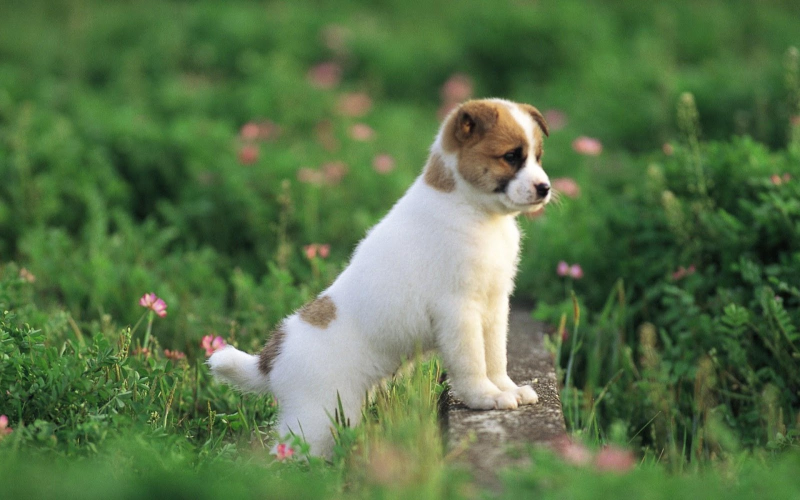
#> input picture book_source/coding_problems/module-8-images/lesson-22-reading-numpy/practice-duckie-hat/dog.jpg, 1600 x 1000 px, found by its file name (shown at 1/2 size)
$ python Untitled.py
#> lines starting #> are read from the running program, lines starting #| are printed output that depends on the picture
#!/usr/bin/env python
# coding: utf-8

# # Vectorization

# In[5]:


import imageio
import matplotlib.pyplot as plt
import numpy as np

get_ipython().run_line_magic('matplotlib', 'inline')


# # Quick Recap: Images
# As a quick reminder, we show you how to read in an image file, modify its pixel values. Since this is now a notebook, we no longer need to save the image to a file since the result will be shown inline.

# In[6]:


dog = imageio.imread('dog.jpg')
#> dog is the input picture: shape (1000, 1600, 3); mean R, G, B 88.3, 114.9, 72.6
print(dog.shape)
#| (1000, 1600, 3)
plt.imshow(dog)


# In[7]:


dog = imageio.imread('dog.jpg')

# Make a row of pixels without red
dog[100:150, :, 0] = 0
# Make a row of pixels without green
dog[200:250, :, 1] = 0

# Make a column of pixels with blue turned all the way up
dog[:, 600:650, 2] = 255

# Make a column of pixels with all channels turned all the way up (produces white)
dog[:, 800:900, :] = 255
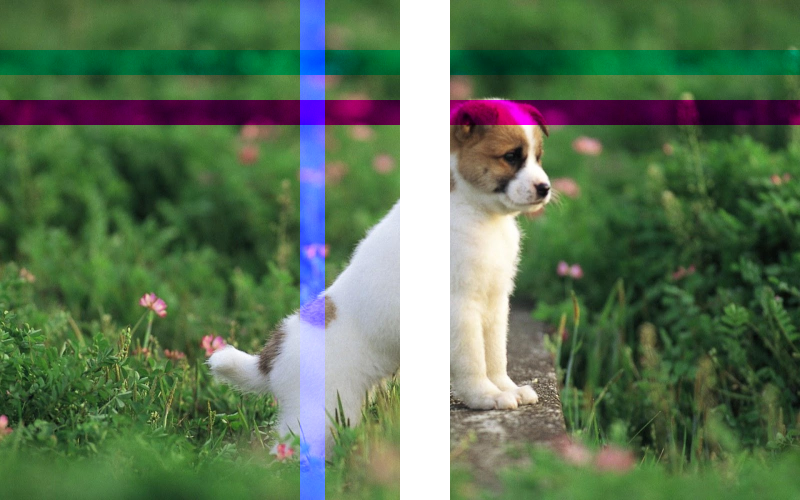
#> dog: shape (1000, 1600, 3) (shown at 1/2 size); mean R, G, B 93, 116.3, 86.3

plt.imshow(dog)


# # Vectorization
# Suppose we wanted to change this picture of a dog to put a spotlight on the dog. We want the output image to have a circle surrounding the middle and everything outside the circle made black to highlight how cute the dog is.
#
# To solve this problem, it really just involves setting some of the pixels in the image to black. The hard thing though, is it's not obvious how we dod this so we preserve a circle around the dog!
#
# To accomplish this, we will think about the coordinate system for pixels in an image slightly differently. Let's think of the pixel as the origin `(0, 0)` and then trying to compute the distance from each pixel to this origin. You might remember from your math classes, that the distance from the origin of a point `(x, y)` is $\sqrt{x^2 + y^2}$. Since the actual pixels start with `(0, 0)` at the top-left, we have to recenter our locations by using the formula $\sqrt{(x-center_x)^2 + (y-center_y)^2}$. This is shown pictorially in the picture below where the pixels in gray are the ones we will black out.
#
# ![Pixel Locations](pixels.png)
#
# The details of this formula aren't important, but the important thing is that we now have some way of computing a distance from the center of the image for each point. Now we can just pick some threshold to say all values further than that threshold should be converted to black! As a detail, we pick the smaller of the width or height dvidied by 2 so the circle is framed by the image.
#
# In the cell below, we show two implementations of this algorihtm to set all the pixels far away from the center to black.

# In[ ]:


# In[ ]:
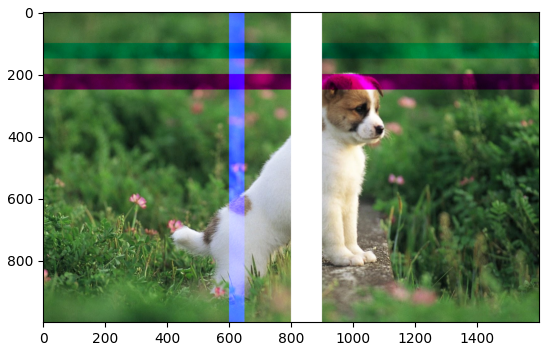
#> figure drawn by matplotlib, 1 panel

$ run again, with book_source/coding_problems/module-8-images/lesson-22-reading-numpy/practice-duckie-hat/duck.jpg copied over book_source/coding_problems/module-8-images/lesson-22-reading-numpy/practice-duckie-hat/dog.jpg
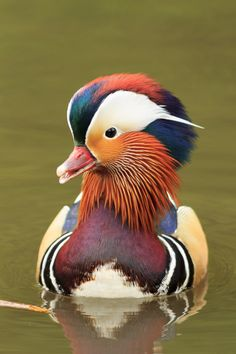
#> input picture book_source/coding_problems/module-8-images/lesson-22-reading-numpy/practice-duckie-hat/duck.jpg, 236 x 354 px, found by its file name
#> dog is the input picture: shape (354, 236, 3); mean R, G, B 132.3, 112.9, 73.2
#| (354, 236, 3)
#> `dog[200:250, :, 1] = 0`:
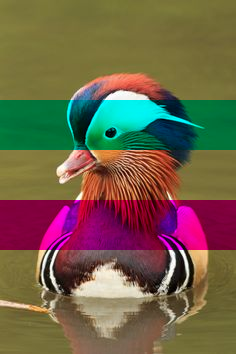
#> dog: shape (354, 236, 3); mean R, G, B 113.1, 96.9, 73.2
#> `# In[ ]:`:
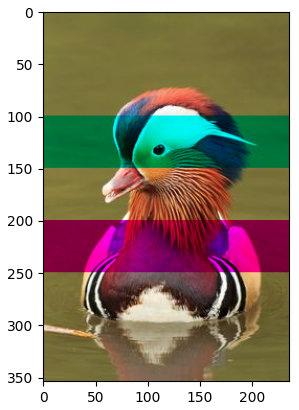
#> figure drawn by matplotlib, 1 panel
